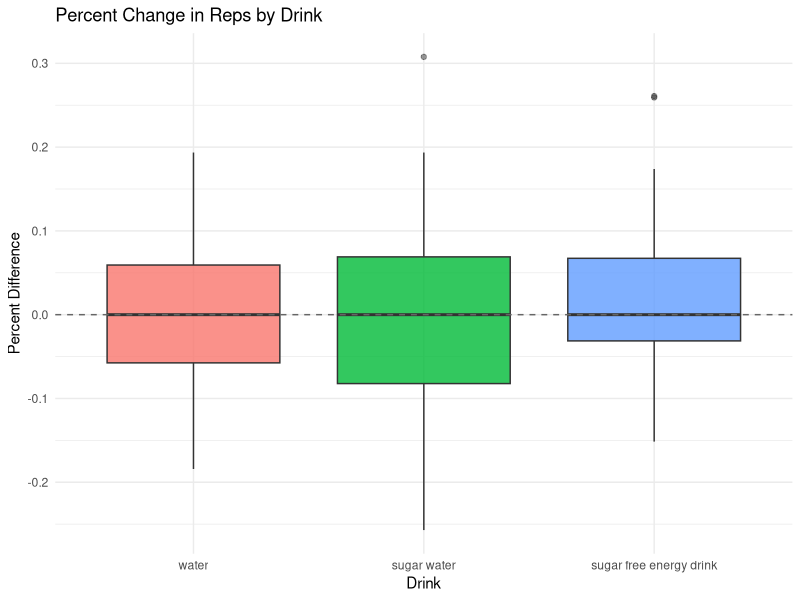
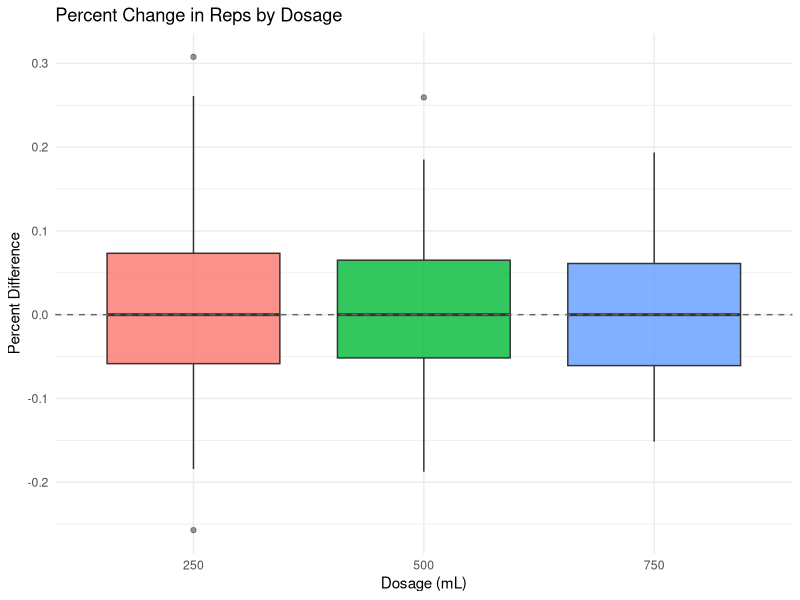
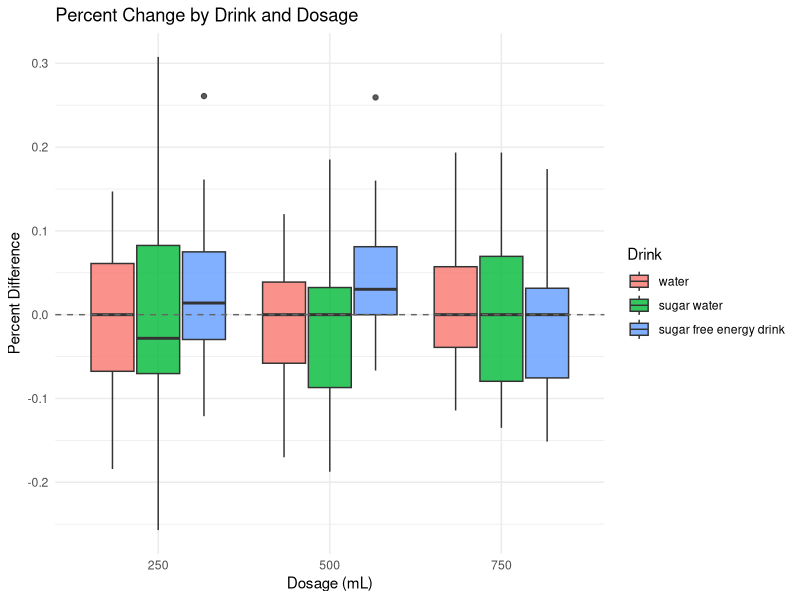
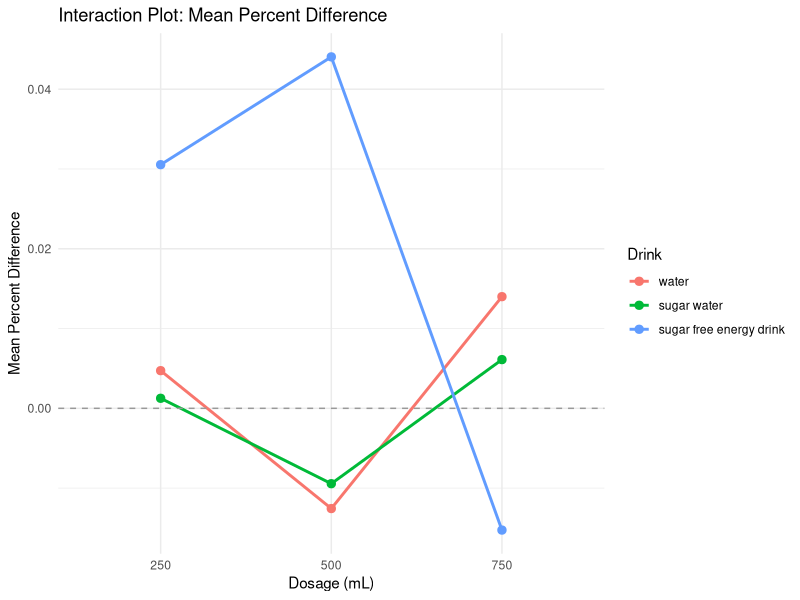
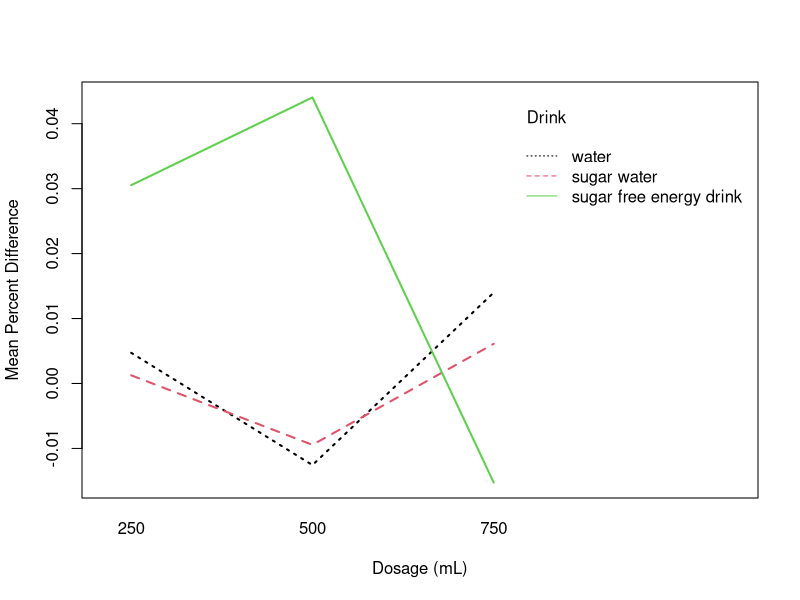
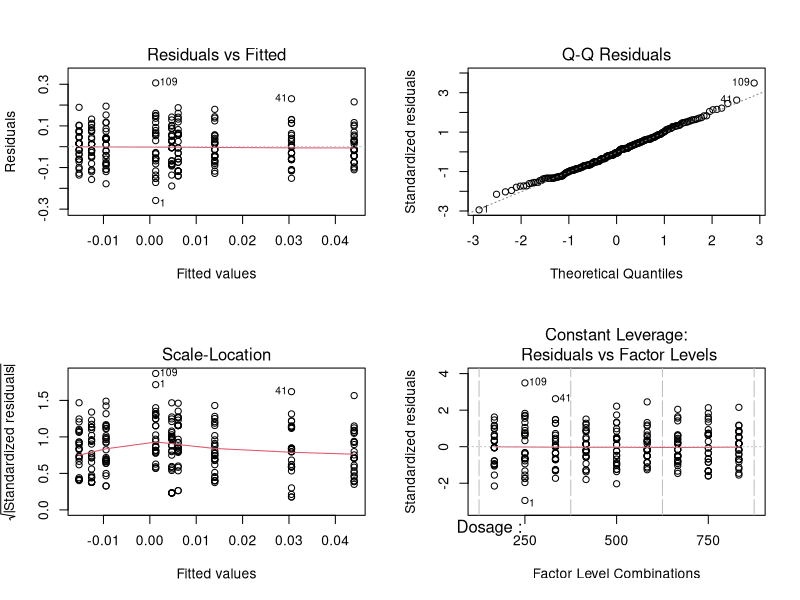

The R source for these figures, in order:
## ---- chunk 1
# Global chunk options:
knitr::opts_chunk$set(echo = TRUE)
## ---- chunk 2
# ggplot2 : all boxplots / interaction plots
# dplyr   : group_by() + summarise() for the interaction-plot summary table
# pwr     : a-priori sample size / power calculation
library(ggplot2)
library(dplyr)
library(pwr)
## ---- chunk 3
raw <- read.csv("data for stats 101b project - Sheet1.csv",
                stringsAsFactors = FALSE)

# turn "Dosage(mL)" into "Dosage.mL." -- rename for convenience.
names(raw)[names(raw) == "Dosage.mL."] <- "Dosage"

dat <- data.frame(
  Baseline   = raw$Baseline,       # X1: baseline reps (no drink)
  Drink      = raw$Drink,          # Factor 1: water / sugar water / sugar free energy drink
  Dosage     = raw$Dosage,         # Factor 2: 250 / 500 / 750 mL
  Reps       = raw$Repetitions,    # X2: reps after treatment
  Difference = raw$Difference      # Response: (X2 - X1) / X1
)

# --- Convert the two treatment columns to FACTORS -------------------------
# Dosage is numeric in the CSV; we treat it as a categorical factor because
# the design has three discrete dose levels, not a continuous predictor.
dat$Drink  <- factor(dat$Drink,
                     levels = c("water", "sugar water", "sugar free energy drink"))
dat$Dosage <- factor(dat$Dosage, levels = c(250, 500, 750))

# Quick sanity checks: structure and the balance of the design.
str(dat)
table(dat$Drink, dat$Dosage)   # should be 28 in every cell (balanced design)
summary(dat$Difference)
## ---- chunk 4
# A-priori power analysis done BEFORE collecting data.
#   - Desired power : 0.80
#   - Significance  : alpha = 0.05
#   - Effect size   : Cohen's medium effect, f = 0.25  (f^2 = 0.0625)
#
# For a factorial ANOVA the relevant test is an F-test whose NUMERATOR df (u)
# equals the df of the effect being powered. pwr.f2.test returns the
# DENOMINATOR df (v); total N = u + v + 1.
#
# NOTE (documented in the report): we originally used u = 8 (the df you would
# get by treating all 9 groups as one factor, 9 - 1 = 8), which gave ~249 and
# was rounded up to 252 for a balanced 28-per-cell design. The interaction term
# we actually care about has u = 4, so u = 8 slightly OVER-samples -- which is
# harmless (extra power), just not minimal.

# Reproduce the number reported in the paper (u = 8):
ss_reported <- pwr.f2.test(u = 8, f2 = 0.25^2, sig.level = 0.05, power = 0.80)
ss_reported
ceiling(ss_reported$v) + 8 + 1   # total N implied (~249 -> rounded to 252)

# The "correct" calculation for the interaction df (u = 4), for reference:
pwr.f2.test(u = 4, f2 = 0.25^2, sig.level = 0.05, power = 0.80)
## ---- chunk 5
# Response distribution by DRINK type.
# A reference band of +/- 0.10 is drawn because a 10% change would be
# meaningful to an athlete even though the raw spread looks small.
ggplot(dat, aes(x = Drink, y = Difference, fill = Drink)) +
  geom_boxplot(alpha = 0.8, outlier.alpha = 0.5) +
  geom_hline(yintercept = 0, linetype = "dashed", color = "grey40") +
  labs(title = "Percent Change in Reps by Drink",
       x = "Drink", y = "Percent Difference") +
  theme_minimal() +
  theme(legend.position = "none")
## ---- chunk 6
# Response distribution by DOSAGE.
ggplot(dat, aes(x = Dosage, y = Difference, fill = Dosage)) +
  geom_boxplot(alpha = 0.8, outlier.alpha = 0.5) +
  geom_hline(yintercept = 0, linetype = "dashed", color = "grey40") +
  labs(title = "Percent Change in Reps by Dosage",
       x = "Dosage (mL)", y = "Percent Difference") +
  theme_minimal() +
  theme(legend.position = "none")
## ---- chunk 7
# Combined view: dosage on the x-axis, drink shown by fill.
# This is the clearest single picture of all 9 treatment groups.
ggplot(dat, aes(x = Dosage, y = Difference, fill = Drink)) +
  geom_boxplot(alpha = 0.8, position = position_dodge(0.8)) +
  geom_hline(yintercept = 0, linetype = "dashed", color = "grey40") +
  labs(title = "Percent Change by Drink and Dosage",
       x = "Dosage (mL)", y = "Percent Difference", fill = "Drink") +
  theme_minimal()
## ---- chunk 8
# Build the cell-mean summary table with dplyr (group_by + summarise),
# exactly as described in the report, then plot the means with ggplot.
cell_means <- dat %>%
  group_by(Drink, Dosage) %>%
  summarise(mean_diff = mean(Difference), .groups = "drop")

ggplot(cell_means, aes(x = Dosage, y = mean_diff,
                       color = Drink, group = Drink)) +
  geom_line(linewidth = 1) +
  geom_point(size = 2.5) +
  geom_hline(yintercept = 0, linetype = "dashed", color = "grey60") +
  labs(title = "Interaction Plot: Mean Percent Difference",
       x = "Dosage (mL)", y = "Mean Percent Difference", color = "Drink") +
  theme_minimal()

# Base-R equivalent (produces the classic interaction.plot layout):
with(dat, interaction.plot(x.factor = Dosage, trace.factor = Drink,
                           response = Difference, fun = mean,
                           xlab = "Dosage (mL)", ylab = "Mean Percent Difference",
                           trace.label = "Drink", col = 1:3, lwd = 2))
## ---- chunk 9
# Full factorial model: two main effects + their interaction.
# The formula "Dosage * Drink" expands to  Dosage + Drink + Dosage:Drink.
# We list Dosage first so the sequential (Type I) ANOVA table matches the
# ordering in the report (Dosage, then Drink, then the interaction).
model_full <- aov(Difference ~ Dosage * Drink, data = dat)
summary(model_full)
## ---- chunk 10
# The interaction was closest to significant, so we probe a few reduced models
# to see whether any isolates a significant effect. In R, "A:B" is the
# interaction term only; "A + A:B" keeps one main effect plus the interaction.

# (a) Dosage + interaction
model_dose_int <- aov(Difference ~ Dosage + Dosage:Drink, data = dat)
summary(model_dose_int)

# (b) Drink + interaction
model_drink_int <- aov(Difference ~ Drink + Dosage:Drink, data = dat)
summary(model_drink_int)

# (c) Interaction only
model_int_only <- aov(Difference ~ Dosage:Drink, data = dat)
summary(model_int_only)
## ---- chunk 11
# The four standard diagnostic plots for the full model:
#   1. Residuals vs Fitted  -> checks constant variance / no pattern
#   2. Normal Q-Q           -> checks normality of residuals
#   3. Scale-Location       -> checks homoscedasticity (spread of residuals)
#   4. Residuals vs Factor Levels / Constant Leverage -> influential points
par(mfrow = c(2, 2))   # 2x2 grid
plot(model_full)
par(mfrow = c(1, 1))   # reset plotting layout
## ---- chunk 12
# Even though no factor was significant, we report Tukey's Honest Significant
# Difference for completeness (pairwise comparisons within each main effect).
TukeyHSD(model_full, which = c("Dosage", "Drink"))
